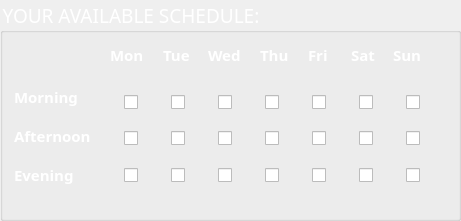
     <widget class="QGroupBox" name="groupBox_7">
      <property name="geometry">
       <rect>
        <x>570</x>
        <y>10</y>
        <width>461</width>
        <height>221</height>
       </rect>
      </property>
      <property name="font">
       <font>
        <family>UTM Bebas</family>
        <pointsize>14</pointsize>
       </font>
      </property>
      <property name="styleSheet">
       <string notr="true">color: rgb(255, 255, 255);</string>
      </property>
      <property name="title">
       <string>YOUR AVAILABLE SCHEDULE:</string>
      </property>
      <layout class="QVBoxLayout" name="verticalLayout_9">
       <item>
        <layout class="QVBoxLayout" name="verticalLayout_8">
         <item>
          <layout class="QHBoxLayout" name="horizontalLayout_16">
           <item>
            <layout class="QHBoxLayout" name="horizontalLayout_22">
             <item>
              <layout class="QVBoxLayout" name="verticalLayout_10">
               <item>
                <spacer name="verticalSpacer">
                 <property name="orientation">
                  <enum>Qt::Vertical</enum>
                 </property>
                 <property name="sizeHint" stdset="0">
                  <size>
                   <width>20</width>
                   <height>40</height>
                  </size>
                 </property>
                </spacer>
               </item>
               <item>
                <spacer name="verticalSpacer_12">
                 <property name="orientation">
                  <enum>Qt::Vertical</enum>
                 </property>
                 <property name="sizeHint" stdset="0">
                  <size>
                   <width>20</width>
                   <height>40</height>
                  </size>
                 </property>
                </spacer>
               </item>
               <item>
                <spacer name="verticalSpacer_6">
                 <property name="orientation">
                  <enum>Qt::Vertical</enum>
                 </property>
                 <property name="sizeHint" stdset="0">
                  <size>
                   <width>20</width>
                   <height>40</height>
                  </size>
                 </property>
                </spacer>
               </item>
               <item>
                <layout class="QVBoxLayout" name="verticalLayout_18"/>
               </item>
               <item>
                <layout class="QVBoxLayout" name="verticalLayout_17">
                 <item>
                  <spacer name="verticalSpacer_5">
                   <property name="orientation">
                    <enum>Qt::Vertical</enum>
                   </property>
                   <property name="sizeHint" stdset="0">
                    <size>
                     <width>20</width>
                     <height>40</height>
                    </size>
                   </property>
                  </spacer>
                 </item>
                 <item>
                  <widget class="QLabel" name="label_32">
                   <property name="font">
                    <font>
                     <family>Sitka Text Semibold</family>
                     <pointsize>11</pointsize>
                     <weight>75</weight>
                     <bold>true</bold>
                    </font>
                   </property>
                   <property name="text">
                    <string>Morning</string>
                   </property>
                  </widget>
                 </item>
                </layout>
               </item>
               <item>
                <layout class="QVBoxLayout" name="verticalLayout_16">
                 <item>
                  <spacer name="verticalSpacer_3">
                   <property name="orientation">
                    <enum>Qt::Vertical</enum>
                   </property>
                   <property name="sizeHint" stdset="0">
                    <size>
                     <width>20</width>
                     <height>40</height>
                    </size>
                   </property>
                  </spacer>
                 </item>
                 <item>
                  <widget class="QLabel" name="label_31">
                   <property name="font">
                    <font>
                     <family>Sitka Text Semibold</family>
                     <pointsize>11</pointsize>
                     <weight>75</weight>
                     <bold>true</bold>
                    </font>
                   </property>
                   <property name="text">
                    <string>Afternoon</string>
                   </property>
                  </widget>
                 </item>
                </layout>
               </item>
               <item>
                <spacer name="verticalSpacer_4">
                 <property name="orientation">
                  <enum>Qt::Vertical</enum>
                 </property>
                 <property name="sizeHint" stdset="0">
                  <size>
                   <width>20</width>
                   <height>40</height>
                  </size>
                 </property>
                </spacer>
               </item>
               <item>
                <widget class="QLabel" name="label_30">
                 <property name="font">
                  <font>
                   <family>Sitka Text Semibold</family>
                   <pointsize>11</pointsize>
                   <weight>75</weight>
                   <bold>true</bold>
                  </font>
                 </property>
                 <property name="text">
                  <string>Evening</string>
                 </property>
                </widget>
               </item>
               <item>
                <spacer name="verticalSpacer_14">
                 <property name="orientation">
                  <enum>Qt::Vertical</enum>
                 </property>
                 <property name="sizeHint" stdset="0">
                  <size>
                   <width>20</width>
                   <height>40</height>
                  </size>
                 </property>
                </spacer>
               </item>
               <item>
                <spacer name="verticalSpacer_2">
                 <property name="orientation">
                  <enum>Qt::Vertical</enum>
                 </property>
                 <property name="sizeHint" stdset="0">
                  <size>
                   <width>20</width>
                   <height>40</height>
                  </size>
                 </property>
                </spacer>
               </item>
              </layout>
             </item>
            </layout>
           </item>
           <item>
            <layout class="QVBoxLayout" name="verticalLayout_12">
             <item>
              <layout class="QHBoxLayout" name="horizontalLayout_23">
               <item>
                <spacer name="horizontalSpacer_11">
                 <property name="orientation">
                  <enum>Qt::Horizontal</enum>
                 </property>
                 <property name="sizeHint" stdset="0">
                  <size>
                   <width>40</width>
                   <height>20</height>
                  </size>
                 </property>
                </spacer>
               </item>
               <item>
                <widget class="QLabel" name="label_18">
                 <property name="font">
                  <font>
                   <family>Sitka Text Semibold</family>
                   <pointsize>11</pointsize>
                   <weight>75</weight>
                   <bold>true</bold>
                  </font>
                 </property>
                 <property name="text">
                  <string>Mon</string>
                 </property>
                </widget>
               </item>
               <item>
                <spacer name="horizontalSpacer_13">
                 <property name="orientation">
                  <enum>Qt::Horizontal</enum>
                 </property>
                 <property name="sizeHint" stdset="0">
                  <size>
                   <width>40</width>
                   <height>20</height>
                  </size>
                 </property>
                </spacer>
               </item>
               <item>
                <widget class="QLabel" name="label_22">
                 <property name="font">
                  <font>
                   <family>Sitka Text Semibold</family>
                   <pointsize>11</pointsize>
                   <weight>75</weight>
                   <bold>true</bold>
                  </font>
                 </property>
                 <property name="text">
                  <string>Tue</string>
                 </property>
                </widget>
               </item>
               <item>
                <spacer name="horizontalSpacer_14">
                 <property name="orientation">
                  <enum>Qt::Horizontal</enum>
                 </property>
                 <property name="sizeHint" stdset="0">
                  <size>
                   <width>40</width>
                   <height>20</height>
                  </size>
                 </property>
                </spacer>
               </item>
               <item>
                <widget class="QLabel" name="label_23">
                 <property name="font">
                  <font>
                   <family>Sitka Text Semibold</family>
                   <pointsize>11</pointsize>
                   <weight>75</weight>
                   <bold>true</bold>
                  </font>
                 </property>
                 <property name="text">
                  <string>Wed</string>
                 </property>
                </widget>
               </item>
               <item>
                <spacer name="horizontalSpacer_15">
                 <property name="orientation">
                  <enum>Qt::Horizontal</enum>
                 </property>
                 <property name="sizeHint" stdset="0">
                  <size>
                   <width>40</width>
                   <height>20</height>
                  </size>
                 </property>
                </spacer>
               </item>
               <item>
                <widget class="QLabel" name="label_24">
                 <property name="font">
                  <font>
                   <family>Sitka Text Semibold</family>
                   <pointsize>11</pointsize>
                   <weight>75</weight>
                   <bold>true</bold>
                  </font>
                 </property>
                 <property name="text">
                  <string>Thu</string>
                 </property>
                </widget>
               </item>
               <item>
                <spacer name="horizontalSpacer_16">
                 <property name="orientation">
                  <enum>Qt::Horizontal</enum>
                 </property>
                 <property name="sizeHint" stdset="0">
                  <size>
                   <width>40</width>
                   <height>20</height>
                  </size>
                 </property>
                </spacer>
               </item>
               <item>
                <widget class="QLabel" name="label_25">
                 <property name="font">
                  <font>
                   <family>Sitka Text Semibold</family>
                   <pointsize>11</pointsize>
                   <weight>75</weight>
                   <bold>true</bold>
                  </font>
                 </property>
                 <property name="text">
                  <string>Fri </string>
                 </property>
                </widget>
               </item>
               <item>
                <spacer name="horizontalSpacer_17">
                 <property name="orientation">
                  <enum>Qt::Horizontal</enum>
                 </property>
                 <property name="sizeHint" stdset="0">
                  <size>
                   <width>40</width>
                   <height>20</height>
                  </size>
                 </property>
                </spacer>
               </item>
               <item>
                <widget class="QLabel" name="label_26">
                 <property name="font">
                  <font>
                   <family>Sitka Text Semibold</family>
                   <pointsize>11</pointsize>
                   <weight>75</weight>
                   <bold>true</bold>
                  </font>
                 </property>
                 <property name="text">
                  <string>Sat</string>
                 </property>
                </widget>
               </item>
               <item>
                <spacer name="horizontalSpacer_18">
                 <property name="orientation">
                  <enum>Qt::Horizontal</enum>
                 </property>
                 <property name="sizeHint" stdset="0">
                  <size>
                   <width>40</width>
                   <height>20</height>
                  </size>
                 </property>
                </spacer>
               </item>
               <item>
                <widget class="QLabel" name="label_27">
                 <property name="font">
                  <font>
                   <family>Sitka Text Semibold</family>
                   <pointsize>11</pointsize>
                   <weight>75</weight>
                   <bold>true</bold>
                  </font>
                 </property>
                 <property name="text">
                  <string>Sun</string>
                 </property>
                </widget>
               </item>
               <item>
                <spacer name="horizontalSpacer_19">
                 <property name="orientation">
                  <enum>Qt::Horizontal</enum>
                 </property>
                 <property name="sizeHint" stdset="0">
                  <size>
                   <width>40</width>
                   <height>20</height>
                  </size>
                 </property>
                </spacer>
               </item>
               <item>
                <spacer name="horizontalSpacer_12">
                 <property name="orientation">
                  <enum>Qt::Horizontal</enum>
                 </property>
                 <property name="sizeHint" stdset="0">
                  <size>
                   <width>40</width>
                   <height>20</height>
                  </size>
                 </property>
                </spacer>
               </item>
              </layout>
             </item>
             <item>
              <spacer name="verticalSpacer_8">
               <property name="orientation">
                <enum>Qt::Vertical</enum>
               </property>
               <property name="sizeHint" stdset="0">
                <size>
                 <width>20</width>
                 <height>40</height>
                </size>
               </property>
              </spacer>
             </item>
             <item>
              <spacer name="verticalSpacer_11">
               <property name="orientation">
                <enum>Qt::Vertical</enum>
               </property>
               <property name="sizeHint" stdset="0">
                <size>
                 <width>20</width>
                 <height>40</height>
                </size>
               </property>
              </spacer>
             </item>
             <item>
              <layout class="QVBoxLayout" name="verticalLayout_13">
               <item>
                <layout class="QHBoxLayout" name="horizontalLayout_24">
                 <item>
                  <spacer name="horizontalSpacer_3">
                   <property name="orientation">
                    <enum>Qt::Horizontal</enum>
                   </property>
                   <property name="sizeHint" stdset="0">
                    <size>
                     <width>40</width>
                     <height>20</height>
                    </size>
                   </property>
                  </spacer>
                 </item>
                 <item>
                  <widget class="QCheckBox" name="checkBoxMor2">
                   <property name="text">
                    <string/>
                   </property>
                  </widget>
                 </item>
                 <item>
                  <spacer name="horizontalSpacer_5">
                   <property name="orientation">
                    <enum>Qt::Horizontal</enum>
                   </property>
                   <property name="sizeHint" stdset="0">
                    <size>
                     <width>40</width>
                     <height>20</height>
                    </size>
                   </property>
                  </spacer>
                 </item>
                 <item>
                  <widget class="QCheckBox" name="checkBoxMor3">
                   <property name="text">
                    <string/>
                   </property>
                  </widget>
                 </item>
                 <item>
                  <spacer name="horizontalSpacer_6">
                   <property name="orientation">
                    <enum>Qt::Horizontal</enum>
                   </property>
                   <property name="sizeHint" stdset="0">
                    <size>
                     <width>40</width>
                     <height>20</height>
                    </size>
                   </property>
                  </spacer>
                 </item>
                 <item>
                  <widget class="QCheckBox" name="checkBoxMor4">
                   <property name="text">
                    <string/>
                   </property>
                  </widget>
                 </item>
                 <item>
                  <spacer name="horizontalSpacer_7">
                   <property name="orientation">
                    <enum>Qt::Horizontal</enum>
                   </property>
                   <property name="sizeHint" stdset="0">
                    <size>
                     <width>40</width>
                     <height>20</height>
                    </size>
                   </property>
                  </spacer>
                 </item>
                 <item>
                  <widget class="QCheckBox" name="checkBoxMor5">
                   <property name="text">
                    <string/>
                   </property>
                  </widget>
                 </item>
                 <item>
                  <spacer name="horizontalSpacer_8">
                   <property name="orientation">
                    <enum>Qt::Horizontal</enum>
                   </property>
                   <property name="sizeHint" stdset="0">
                    <size>
                     <width>40</width>
                     <height>20</height>
                    </size>
                   </property>
                  </spacer>
                 </item>
                 <item>
                  <widget class="QCheckBox" name="checkBoxMor6">
                   <property name="text">
                    <string/>
                   </property>
                  </widget>
                 </item>
                 <item>
                  <spacer name="horizontalSpacer_9">
                   <property name="orientation">
                    <enum>Qt::Horizontal</enum>
                   </property>
                   <property name="sizeHint" stdset="0">
                    <size>
                     <width>40</width>
                     <height>20</height>
                    </size>
                   </property>
                  </spacer>
                 </item>
                 <item>
                  <widget class="QCheckBox" name="checkBoxMor7">
                   <property name="text">
                    <string/>
                   </property>
                  </widget>
                 </item>
                 <item>
                  <spacer name="horizontalSpacer_10">
                   <property name="orientation">
                    <enum>Qt::Horizontal</enum>
                   </property>
                   <property name="sizeHint" stdset="0">
                    <size>
                     <width>40</width>
                     <height>20</height>
                    </size>
                   </property>
                  </spacer>
                 </item>
                 <item>
                  <widget class="QCheckBox" name="checkBoxMor8">
                   <property name="text">
                    <string/>
                   </property>
                  </widget>
                 </item>
                 <item>
                  <spacer name="horizontalSpacer_4">
                   <property name="orientation">
                    <enum>Qt::Horizontal</enum>
                   </property>
                   <property name="sizeHint" stdset="0">
                    <size>
                     <width>40</width>
                     <height>20</height>
                    </size>
                   </property>
                  </spacer>
                 </item>
                </layout>
               </item>
              </layout>
             </item>
             <item>
              <spacer name="verticalSpacer_9">
               <property name="orientation">
                <enum>Qt::Vertical</enum>
               </property>
               <property name="sizeHint" stdset="0">
                <size>
                 <width>20</width>
                 <height>40</height>
                </size>
               </property>
              </spacer>
             </item>
             <item>
              <layout class="QHBoxLayout" name="horizontalLayout_25">
               <item>
                <spacer name="horizontalSpacer_20">
                 <property name="orientation">
                  <enum>Qt::Horizontal</enum>
                 </property>
                 <property name="sizeHint" stdset="0">
                  <size>
                   <width>40</width>
                   <height>20</height>
                  </size>
                 </property>
                </spacer>
               </item>
               <item>
                <widget class="QCheckBox" name="checkBoxAfter2">
                 <property name="text">
                  <string/>
                 </property>
                </widget>
               </item>
               <item>
                <spacer name="horizontalSpacer_21">
                 <property name="orientation">
                  <enum>Qt::Horizontal</enum>
                 </property>
                 <property name="sizeHint" stdset="0">
                  <size>
                   <width>40</width>
                   <height>20</height>
                  </size>
                 </property>
                </spacer>
               </item>
               <item>
                <widget class="QCheckBox" name="checkBoxAfter3">
                 <property name="text">
                  <string/>
                 </property>
                </widget>
               </item>
               <item>
                <spacer name="horizontalSpacer_22">
                 <property name="orientation">
                  <enum>Qt::Horizontal</enum>
                 </property>
                 <property name="sizeHint" stdset="0">
                  <size>
                   <width>40</width>
                   <height>20</height>
                  </size>
                 </property>
                </spacer>
               </item>
               <item>
                <widget class="QCheckBox" name="checkBoxAfter4">
                 <property name="text">
                  <string/>
                 </property>
                </widget>
               </item>
               <item>
                <spacer name="horizontalSpacer_23">
                 <property name="orientation">
                  <enum>Qt::Horizontal</enum>
                 </property>
                 <property name="sizeHint" stdset="0">
                  <size>
                   <width>40</width>
                   <height>20</height>
                  </size>
                 </property>
                </spacer>
               </item>
               <item>
                <widget class="QCheckBox" name="checkBoxAfter5">
                 <property name="text">
                  <string/>
                 </property>
                </widget>
               </item>
               <item>
                <spacer name="horizontalSpacer_24">
                 <property name="orientation">
                  <enum>Qt::Horizontal</enum>
                 </property>
                 <property name="sizeHint" stdset="0">
                  <size>
                   <width>40</width>
                   <height>20</height>
                  </size>
                 </property>
                </spacer>
               </item>
               <item>
                <widget class="QCheckBox" name="checkBoxAfter6">
                 <property name="text">
                  <string/>
                 </property>
                </widget>
               </item>
               <item>
                <spacer name="horizontalSpacer_25">
                 <property name="orientation">
                  <enum>Qt::Horizontal</enum>
                 </property>
                 <property name="sizeHint" stdset="0">
                  <size>
                   <width>40</width>
                   <height>20</height>
                  </size>
                 </property>
                </spacer>
               </item>
               <item>
                <widget class="QCheckBox" name="checkBoxAfter7">
                 <property name="text">
                  <string/>
                 </property>
                </widget>
               </item>
               <item>
                <spacer name="horizontalSpacer_26">
                 <property name="orientation">
                  <enum>Qt::Horizontal</enum>
                 </property>
                 <property name="sizeHint" stdset="0">
                  <size>
                   <width>40</width>
                   <height>20</height>
                  </size>
                 </property>
                </spacer>
               </item>
               <item>
                <widget class="QCheckBox" name="checkBoxAfter8">
                 <property name="text">
                  <string/>
                 </property>
                </widget>
               </item>
               <item>
                <spacer name="horizontalSpacer_27">
                 <property name="orientation">
                  <enum>Qt::Horizontal</enum>
                 </property>
                 <property name="sizeHint" stdset="0">
                  <size>
                   <width>40</width>
                   <height>20</height>
                  </size>
                 </property>
                </spacer>
               </item>
              </layout>
             </item>
             <item>
              <spacer name="verticalSpacer_10">
               <property name="orientation">
                <enum>Qt::Vertical</enum>
               </property>
               <property name="sizeHint" stdset="0">
                <size>
                 <width>20</width>
                 <height>40</height>
                </size>
               </property>
              </spacer>
             </item>
             <item>
              <layout class="QHBoxLayout" name="horizontalLayout_26">
               <item>
                <spacer name="horizontalSpacer_28">
                 <property name="orientation">
                  <enum>Qt::Horizontal</enum>
                 </property>
                 <property name="sizeHint" stdset="0">
                  <size>
                   <width>40</width>
                   <height>20</height>
                  </size>
                 </property>
                </spacer>
               </item>
               <item>
                <widget class="QCheckBox" name="checkBoxEve2">
                 <property name="text">
                  <string/>
                 </property>
                </widget>
               </item>
               <item>
                <spacer name="horizontalSpacer_29">
                 <property name="orientation">
                  <enum>Qt::Horizontal</enum>
                 </property>
                 <property name="sizeHint" stdset="0">
                  <size>
                   <width>40</width>
                   <height>20</height>
                  </size>
                 </property>
                </spacer>
               </item>
               <item>
                <widget class="QCheckBox" name="checkBoxEve3">
                 <property name="text">
                  <string/>
                 </property>
                </widget>
               </item>
               <item>
                <spacer name="horizontalSpacer_30">
                 <property name="orientation">
                  <enum>Qt::Horizontal</enum>
                 </property>
                 <property name="sizeHint" stdset="0">
                  <size>
                   <width>40</width>
                   <height>20</height>
                  </size>
                 </property>
                </spacer>
               </item>
               <item>
                <widget class="QCheckBox" name="checkBoxEve4">
                 <property name="text">
                  <string/>
                 </property>
                </widget>
               </item>
               <item>
                <spacer name="horizontalSpacer_31">
                 <property name="orientation">
                  <enum>Qt::Horizontal</enum>
                 </property>
                 <property name="sizeHint" stdset="0">
                  <size>
                   <width>40</width>
                   <height>20</height>
                  </size>
                 </property>
                </spacer>
               </item>
               <item>
                <widget class="QCheckBox" name="checkBoxEve5">
                 <property name="text">
                  <string/>
                 </property>
                </widget>
               </item>
               <item>
                <spacer name="horizontalSpacer_32">
                 <property name="orientation">
                  <enum>Qt::Horizontal</enum>
                 </property>
                 <property name="sizeHint" stdset="0">
                  <size>
                   <width>40</width>
                   <height>20</height>
                  </size>
                 </property>
                </spacer>
               </item>
               <item>
                <widget class="QCheckBox" name="checkBoxEve6">
                 <property name="text">
                  <string/>
                 </property>
                </widget>
               </item>
               <item>
                <spacer name="horizontalSpacer_33">
                 <property name="orientation">
                  <enum>Qt::Horizontal</enum>
                 </property>
                 <property name="sizeHint" stdset="0">
                  <size>
                   <width>40</width>
                   <height>20</height>
                  </size>
                 </property>
                </spacer>
               </item>
               <item>
                <widget class="QCheckBox" name="checkBoxEve7">
                 <property name="text">
                  <string/>
                 </property>
                </widget>
               </item>
               <item>
                <spacer name="horizontalSpacer_34">
                 <property name="orientation">
                  <enum>Qt::Horizontal</enum>
                 </property>
                 <property name="sizeHint" stdset="0">
                  <size>
                   <width>40</width>
                   <height>20</height>
                  </size>
                 </property>
                </spacer>
               </item>
               <item>
                <widget class="QCheckBox" name="checkBoxEve8">
                 <property name="text">
                  <string/>
                 </property>
                </widget>
               </item>
               <item>
                <spacer name="horizontalSpacer_35">
                 <property name="orientation">
                  <enum>Qt::Horizontal</enum>
                 </property>
                 <property name="sizeHint" stdset="0">
                  <size>
                   <width>40</width>
                   <height>20</height>
                  </size>
                 </property>
                </spacer>
               </item>
              </layout>
             </item>
             <item>
              <spacer name="verticalSpacer_13">
               <property name="orientation">
                <enum>Qt::Vertical</enum>
               </property>
               <property name="sizeHint" stdset="0">
                <size>
                 <width>20</width>
                 <height>40</height>
                </size>
               </property>
              </spacer>
             </item>
             <item>
              <spacer name="verticalSpacer_7">
               <property name="orientation">
                <enum>Qt::Vertical</enum>
               </property>
               <property name="sizeHint" stdset="0">
                <size>
                 <width>20</width>
                 <height>40</height>
                </size>
               </property>
              </spacer>
             </item>
            </layout>
           </item>
          </layout>
         </item>
        </layout>
       </item>
      </layout>
     </widget>
